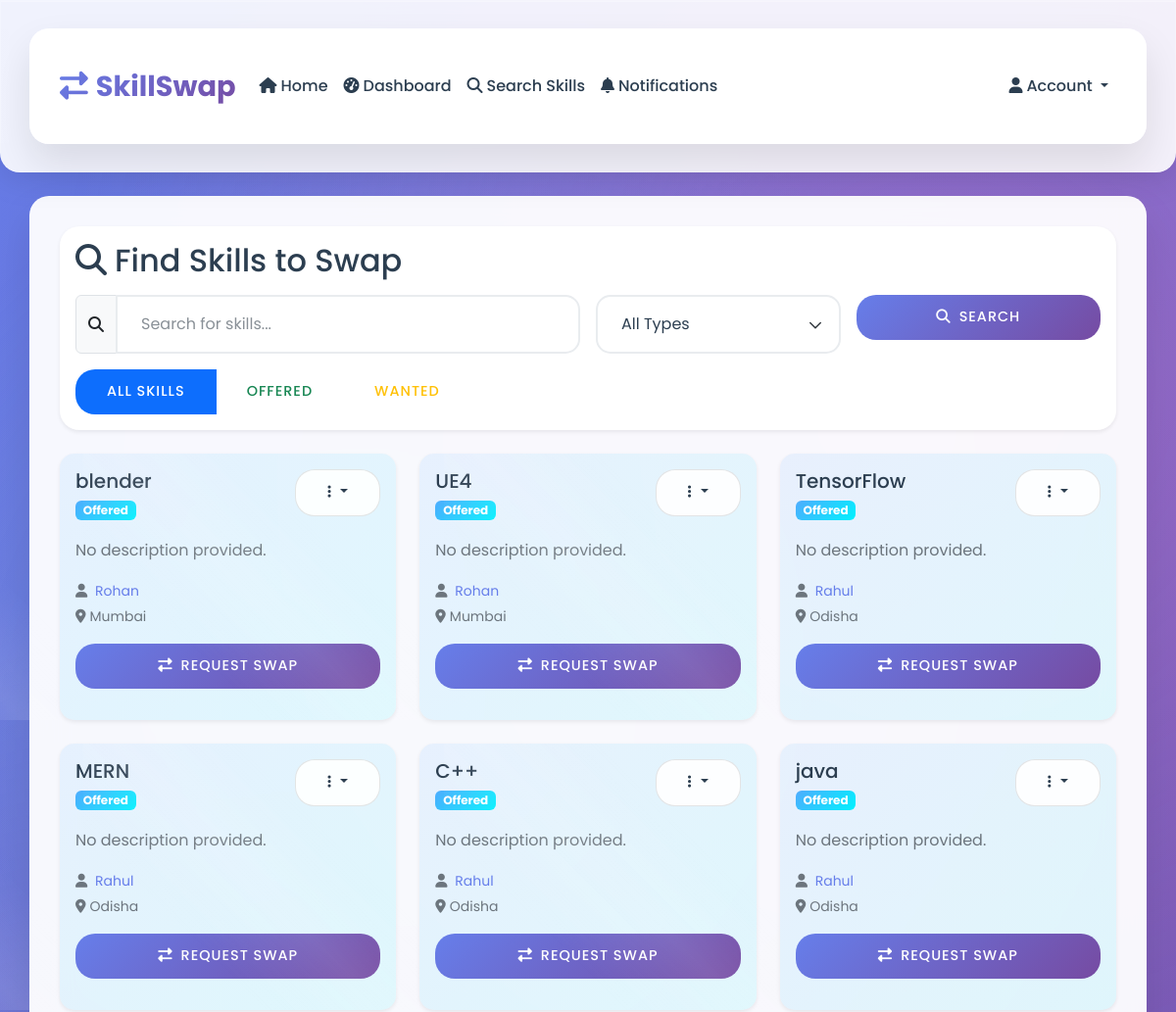
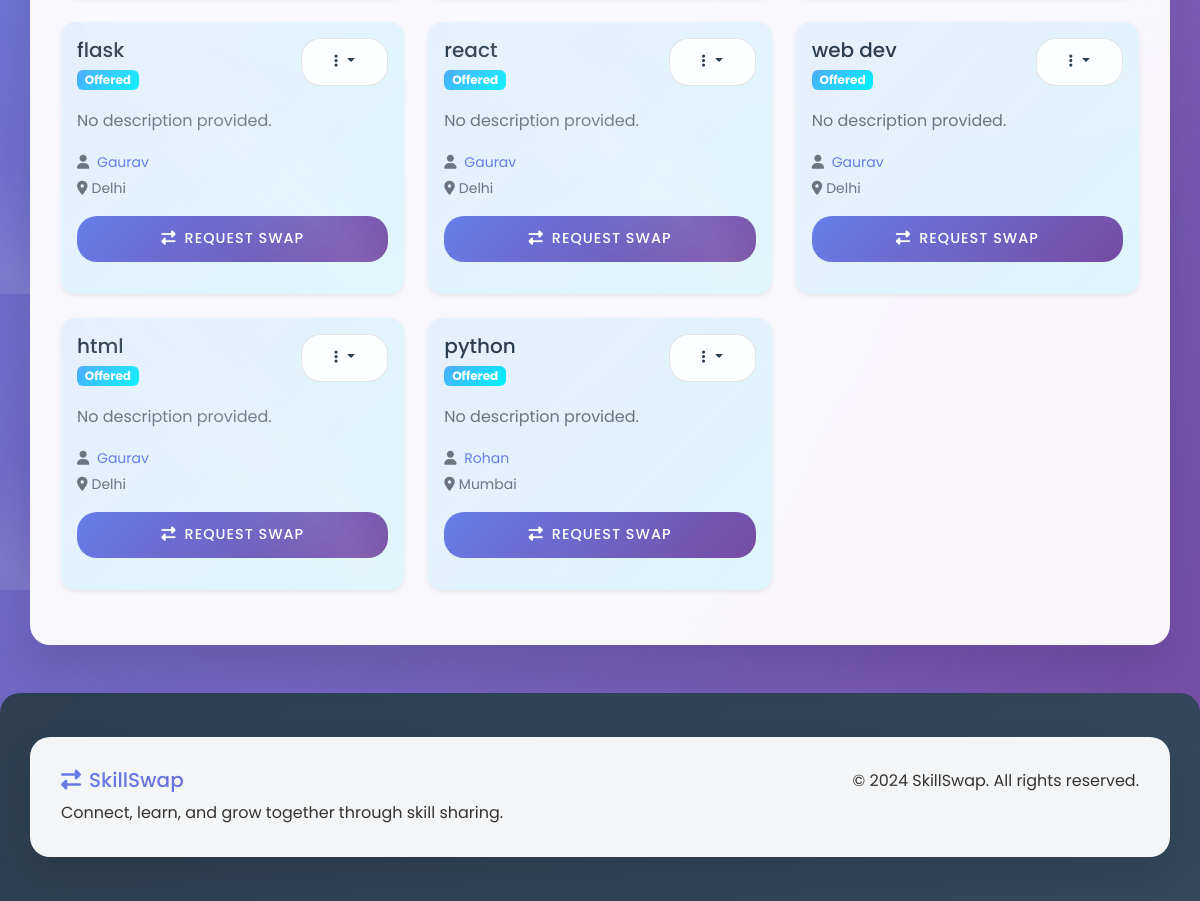
Page /search (signed in) on the committed database (2 pictures, top to bottom).
### tables this page shows
CREATE TABLE skills (
            id INTEGER PRIMARY KEY AUTOINCREMENT,
            user_id INTEGER,
            skill_name TEXT NOT NULL,
            skill_type TEXT NOT NULL, -- 'offered' or 'wanted'
            description TEXT,
            is_approved INTEGER DEFAULT 1,
            created_at TIMESTAMP DEFAULT CURRENT_TIMESTAMP,
            FOREIGN KEY (user_id) REFERENCES users (id)
        );

CREATE TABLE users (
            id INTEGER PRIMARY KEY AUTOINCREMENT,
            email TEXT UNIQUE NOT NULL,
            password_hash TEXT NOT NULL,
            name TEXT NOT NULL,
            location TEXT,
            profile_photo TEXT,
            availability TEXT,
            is_public INTEGER DEFAULT 1,
            is_admin INTEGER DEFAULT 0,
            is_banned INTEGER DEFAULT 0,
            created_at TIMESTAMP DEFAULT CURRENT_TIMESTAMP
        , bio TEXT);

### skill_swap_app.py (the view)
@app.route('/search')
@login_required
def search():
    query = request.args.get('q', '')
    skill_type = request.args.get('skill_type', '')
    page = request.args.get('page', 1, type=int)
    per_page = 12
    conn = get_db()
    base_query = '''
        SELECT s.*, u.name as user_name, u.location
        FROM skills s
        JOIN users u ON s.user_id = u.id
        WHERE s.skill_type = 'offered'
        AND u.is_public = 1 AND u.is_banned = 0 AND u.id != ?
        AND s.is_approved = 1
    '''
    params = [session['user_id']]
    if query:
        base_query += ' AND s.skill_name LIKE ?'
        params.append(f'%{query}%')
    if skill_type:
        base_query += ' AND s.skill_type = ?'
        params.append(skill_type)
    count_query = f'SELECT COUNT(*) as count FROM ({base_query})'
    total = conn.execute(count_query, params).fetchone()['count']
    base_query += ' ORDER BY s.created_at DESC LIMIT ? OFFSET ?'
    params.extend([per_page, (page - 1) * per_page])
    results = conn.execute(base_query, params).fetchall()
    conn.close()
    results = convert_rows_datetimes(results)
    total_pages = (total + per_page - 1) // per_page
    pagination = {
        'page': page,
        'pages': total_pages,
        'per_page': per_page,
        'total': total,
        'has_prev': page > 1,
        'has_next': page < total_pages,
        'prev_num': page - 1,
        'next_num': page + 1,
        'iter_pages': lambda: range(max(1, page - 2), min(total_pages + 1, page + 3))
    }
    return render_template('search.html', skills=results, query=query,
                         skill_type=skill_type, pagination=pagination)

### skill_swap_app.py (called while the page is built)
def parse_datetime(timestamp_str):
    if timestamp_str is None:
        return None
    try:
        if 'T' in timestamp_str:
            return datetime.fromisoformat(timestamp_str.replace('Z', '+00:00'))
        else:
            return datetime.strptime(timestamp_str, '%Y-%m-%d %H:%M:%S')
    except:
        return None

def convert_row_datetimes(row):
    if row is None:
        return None
    if hasattr(row, 'keys'):
        row_dict = dict(row)
    else:
        row_dict = row
    timestamp_fields = ['created_at', 'updated_at']
    for field in timestamp_fields:
        if field in row_dict and row_dict[field]:
            row_dict[field] = parse_datetime(row_dict[field])
    return row_dict

def convert_rows_datetimes(rows):
    if not rows:
        return []
    return [convert_row_datetimes(row) for row in rows]

def get_db():
    conn = sqlite3.connect('skill_swap.db')
    conn.row_factory = sqlite3.Row
    return conn

def login_required(f):
    from functools import wraps
    @wraps(f)
    def decorated_function(*args, **kwargs):
        if 'user_id' not in session:
            flash('Please log in to access this page.', 'error')
            return redirect(url_for('login'))
        return f(*args, **kwargs)
    return decorated_function

@app.context_processor
def inject_unread_notifications():
    if 'user_id' in session:
        conn = get_db()
        unread_count = conn.execute('''
            SELECT COUNT(*) as count FROM notifications
            WHERE user_id = ? AND is_read = 0
        ''', (session['user_id'],)).fetchone()['count']
        conn.close()
        return {'unread_notifications': unread_count}
    return {'unread_notifications': 0}

### templates/search.html (shortened to what this page needs)
{% extends "base.html" %}
{% block content %}
<div class="row mb-4">
    <div class="col-12">
        <div class="card border-0 shadow-sm">
            <div class="card-body">
                <h2 class="mb-3">
                    <i class="fas fa-search me-2"></i>Find Skills to Swap
                </h2>
                <form method="GET" class="row g-3">
                    <div class="col-md-6">
                        <div class="input-group">
                            <span class="input-group-text">
                                <i class="fas fa-search"></i>
                            </span>
                            <input type="text" class="form-control" id="search-input" name="q"
                                   placeholder="Search for skills..." value="{{ request.args.get('q', '') }}">
                        </div>
                    </div>
                    <div class="col-md-3">
                        <select class="form-select" name="skill_type">
                            <option value="">All Types</option>
                        </select>
                    </div>
                    <div class="col-md-3">
                        <button type="submit" class="btn btn-primary w-100">
                            <i class="fas fa-search me-2"></i>Search
                        </button>
                    </div>
                </form>
                <div class="mt-3">
                    <div class="btn-group" role="group">
                        <button type="button" class="btn btn-outline-primary filter-btn active" data-filter="all">
                            All Skills
                        </button>
                        <button type="button" class="btn btn-outline-success filter-btn" data-filter="offered">
                            Offered
                        </button>
                        <button type="button" class="btn btn-outline-warning filter-btn" data-filter="wanted">
                            Wanted
                        </button>
                    </div>
                </div>
            </div>
        </div>
    </div>
</div>
<div class="row">
    <div class="col-12">
        <div id="search-results">
            {% if skills %}
                <div class="row">
                    {% for skill in skills %}
                    <div class="col-md-6 col-lg-4 mb-4">
                        <div class="card border-0 shadow-sm h-100 skill-card {{ skill.skill_type }}"
                             data-type="{{ skill.skill_type }}">
                            <div class="card-body">
                                <div class="d-flex justify-content-between align-items-start mb-3">
                                    <div>
                                        <h5 class="card-title mb-1">{{ skill.skill_name }}</h5>
                                        <span class="badge bg-{{ 'success' if skill.skill_type == 'offered' else 'warning' }}">
                                            {{ skill.skill_type.title() }}
                                        </span>
                                    </div>
                                    <div class="dropdown">
                                        <button class="btn btn-sm btn-outline-secondary dropdown-toggle" data-bs-toggle="dropdown">
                                            <i class="fas fa-ellipsis-v"></i>
                                        </button>
                                    </div>
                                </div>
                                <p class="card-text text-muted">{{ skill.description or 'No description provided.' }}</p>
                                <div class="d-flex justify-content-between align-items-center mb-3">
                                    <div>
                                        <small class="text-muted">
                                            <i class="fas fa-user me-1"></i>
                                            <a href="{{ url_for('view_profile', user_id=skill.user_id) }}" class="text-decoration-none">
                                                {{ skill.user_name }}
                                            </a>
                                        </small>
                                        {% if skill.location %}
                                        <br>
                                        <small class="text-muted">
                                            <i class="fas fa-map-marker-alt me-1"></i>{{ skill.location }}
                                        </small>
                                        {% endif %}
                                    </div>
                                </div>
                                <div class="d-grid">
                                    {% if skill.user_id != session.user_id %}
                                        <a href="{{ url_for('request_swap', skill_id=skill.id) }}"
                                           class="btn btn-primary">
                                            <i class="fas fa-exchange-alt me-2"></i>Request Swap
                                        </a>
                                    {% else %}
                                        <button class="btn btn-secondary" disabled>
                                            <i class="fas fa-user me-2"></i>Your Skill
                                        </button>
                                    {% endif %}
                                </div>
                            </div>
                        </div>
                    </div>
                    {% endfor %}
                </div>
            {% endif %}
        </div>
    </div>
</div>
{% endblock %}

### rows in the picture
skills: skill_name "blender", skill_type "Offered", description "No description provided.", user_name "Rohan", location "Mumbai"
skills: skill_name "UE4", skill_type "Offered", description "No description provided.", user_name "Rohan", location "Mumbai"
skills: skill_name "TensorFlow", skill_type "Offered", description "No description provided.", user_name "Rahul", location "Odisha"
skills: skill_name "MERN", skill_type "Offered", description "No description provided.", user_name "Rahul", location "Odisha"
skills: skill_name "C++", skill_type "Offered", description "No description provided.", user_name "Rahul", location "Odisha"
skills: skill_name "java", skill_type "Offered", description "No description provided.", user_name "Rahul", location "Odisha"
skills: skill_name "flask", skill_type "Offered", description "No description provided.", user_name "Gaurav", location "Delhi"
skills: skill_name "react", skill_type "Offered", description "No description provided.", user_name "Gaurav", location "Delhi"
skills: skill_name "web dev", skill_type "Offered", description "No description provided.", user_name "Gaurav", location "Delhi"
skills: skill_name "html", skill_type "Offered", description "No description provided.", user_name "Gaurav", location "Delhi"
skills: skill_name "python", skill_type "Offered", description "No description provided.", user_name "Rohan", location "Mumbai"
